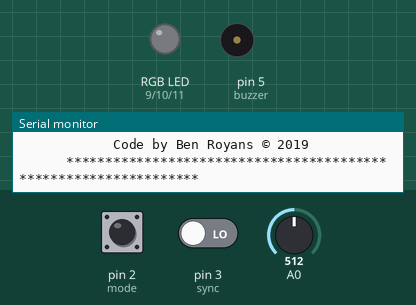
Recording of a sketch running on a simulated Arduino Uno, built with avr-gcc and run on an emulated ATmega328P. On the bench: an RGB LED mixed from three pins (HIGH = lit), buzzer (waves = sounding), the last lines printed to the serial monitor. Dashed ring = blinking. The test bench sets the inputs (shaded band); at power-on: pin 3 (sync) LOW, A0 = 512, pin 2 (mode) HIGH. Dim RGB values are drawn brighter than linear.

Above: at 1.8 s.
1.9 s: pin 3 (sync) driven HIGH
At 1.96 s:
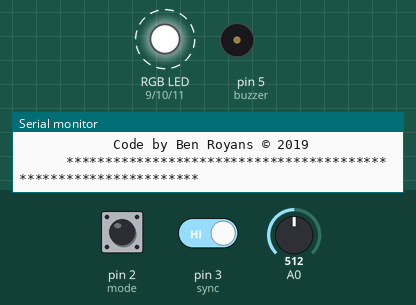
4.9 s: A0 set to 0
6.5 s: pin 2 (mode) pulled LOW for 0.15 s
At 7.38 s:
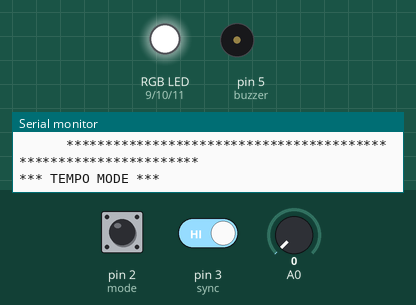
9.5 s: pin 2 (mode) pulled LOW for 1 s
At 11.3 s:
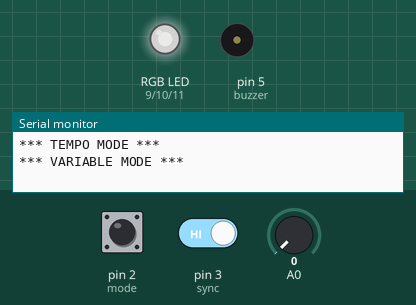
12.0 s: A0 set to 122
At 12.18 s:
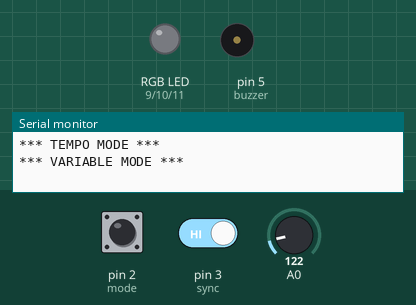
15.0 s: pin 2 (mode) pulled LOW for 3.2 s
At 15.21 s:
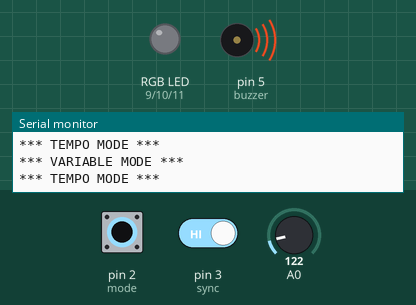
Timing chart, 0 to 20.7 s (numbered marks = the images above; inputs shaded):
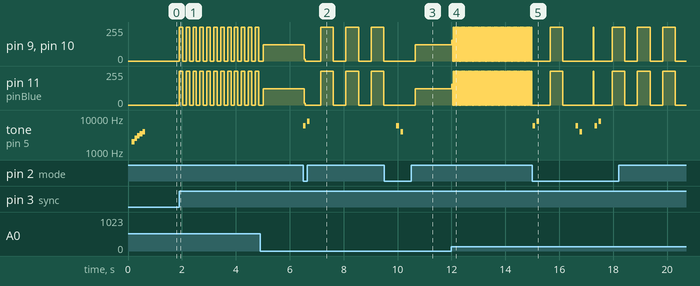

The sketch:

StrobeLight.ino
```cpp
// Code by Ben Royans
// 7/11/2019
// Strobe Light

#define pinRed 9
#define pinBlue 11
#define pinGreen 10
#define rotation 0
#define sync 3
#define mode 2
#define buzzer 5

// TEMPO MODE SETUP *****************
int tempo = 128;
bool setTempoModeOn = false;
// **********************************


bool currentMode = 0;

void setup() {
  // Set pins
  pinMode(pinRed, INPUT);
  pinMode(pinGreen, INPUT);
  pinMode(pinBlue, INPUT);
  pinMode(rotation, OUTPUT);
  pinMode(sync, INPUT);
  pinMode(mode, INPUT);
  pinMode(buzzer, OUTPUT);

  // Begin Serial output
  Serial.begin(9600);

  // Header
  Serial.println("\t\t\t****************************************************************");
  Serial.println("\t\t\t\t\tArduino Strobe Light\n");
  Serial.println("\t\t\t\t\t\tCode by Ben Royans © 2019");
  Serial.println("\t\t\t****************************************************************\n\n");

  // Startup Tone
  Arpeggio(5, 500, 100, 2000, 100);
}

void loop()
{
  // Get switch state if pressed
  UpdateSwitch();

  switch (setTempoModeOn)
  {
    case 1:
      if (digitalRead(3) == 1)
      {
        StrobeTempo();
      }
      break;
    case 0:
      if (digitalRead(3) == 1)
      {
        StrobeRotator();
      }
      break;
  }
}

void UpdateSwitch()
{
      // Get switch mode
  if (digitalRead(2) == 0)
  {

    // Change mode
    if (setTempoModeOn == 1)
    {
      setTempoModeOn = 0;
      PlayTone2();
      Serial.println("*** VARIABLE MODE ***");
      delay(500);
    }
    else
    {
      setTempoModeOn = 1;
      PlayTone3();
      Serial.println("*** TEMPO MODE ***");
      delay(500);
    }
  }
}

void PlayTone3 ()
{
    tone(5, 6000, 100);
    delay(150);
    tone(5, 8000, 100);
}

void PlayTone2 ()
{
    tone(5, 6000, 100);
    delay(150);
    tone(5, 4000, 100);
}

void PlayTone1 ()
{
    tone(5, 2000, 100);
    delay(100);
    tone(5, 4000, 100);
}

void StrobeTempo()
{
    RBG(255, 255, 255);
    delay(TempoCalc(tempo));
    RBG(0, 0, 0);
    delay(TempoCalc(tempo));
}

void StrobeRotator()
{
    RBG(255, 255, 255);
    delay(DelayTime());
    RBG(0, 0, 0);
    delay(DelayTime());
}

double TempoCalc (double t)
{
  double bps = t / 60;
  return (1000/ bps);
}


int DelayTime()
{
  return analogRead(0) / 4;
}

void RBG(int red, int blue, int green)
{
   analogWrite(9, red);
   analogWrite(10, blue);
   analogWrite(11, green);
}

void Arpeggio(int notes, int interval, int timing, int initial, int del)
{
  for (int i = 0; i < notes; i++)
  {
    tone(buzzer, (initial + (interval * i)), timing);
    delay(del);
  }
}
```

Measured:
- after the input at 1.9 s, pin 9 (pinRed), pin 10 (pinGreen), pin 11 (pinBlue): alternates 255/255 for 0.13 s and 0/255 for 0.13 s, starting at once
- after the input at 6.5 s, pin 9 (pinRed), pin 10 (pinGreen): 123/255 → 12/255 at once, then repeats every 0.94 s: 255/255 0.47 s, 0/255 0.47 s
- after the input at 9.5 s, tone on pin 5 (buzzer): silent → 6000 Hz after 0.46 s, → silent 0.10 s later, → 4000 Hz 0.05 s later, → silent 0.10 s later
- after the input at 12.0 s, pin 9 (pinRed), pin 10 (pinGreen): 123/255 → 155/255 at once, then repeats every 0.04 s: 0/255 0.01 s, 255/255 0.03 s; pin 11 (pinBlue): 122/255 → 155/255 at once, then repeats every 0.04 s: 0/255 0.01 s, 255/255 0.03 s
- after the input at 15.0 s, tone on pin 5 (buzzer): plays 6000 Hz for 0.10 s, 8000 Hz for 0.10 s, 6000 Hz for 0.10 s, 4000 Hz for 0.10 s, 6000 Hz for 0.10 s, 8000 Hz for 0.10 s, starting at once
